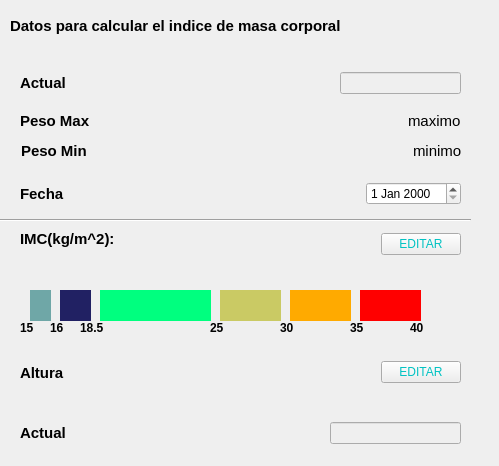
<?xml version="1.0" encoding="UTF-8"?>
<ui version="4.0">
 <class>Persona</class>
 <widget class="QWidget" name="Persona">
  <property name="geometry">
   <rect>
    <x>0</x>
    <y>0</y>
    <width>499</width>
    <height>466</height>
   </rect>
  </property>
  <property name="windowTitle">
   <string>Form</string>
  </property>
  <widget class="QLabel" name="label">
   <property name="geometry">
    <rect>
     <x>10</x>
     <y>10</y>
     <width>361</width>
     <height>31</height>
    </rect>
   </property>
   <property name="font">
    <font>
     <pointsize>11</pointsize>
     <bold>true</bold>
    </font>
   </property>
   <property name="text">
    <string>Datos para calcular el indice de masa corporal</string>
   </property>
  </widget>
  <widget class="QWidget" name="layoutWidget">
   <property name="geometry">
    <rect>
     <x>20</x>
     <y>110</y>
     <width>441</width>
     <height>22</height>
    </rect>
   </property>
   <layout class="QHBoxLayout" name="horizontalLayout_5">
    <item>
     <widget class="QLabel" name="label_10">
      <property name="font">
       <font>
        <pointsize>11</pointsize>
        <bold>true</bold>
       </font>
      </property>
      <property name="text">
       <string>Peso Max</string>
      </property>
     </widget>
    </item>
    <item>
     <spacer name="horizontalSpacer_5">
      <property name="orientation">
       <enum>Qt::Horizontal</enum>
      </property>
      <property name="sizeHint" stdset="0">
       <size>
        <width>268</width>
        <height>20</height>
       </size>
      </property>
     </spacer>
    </item>
    <item>
     <widget class="QLabel" name="label_11">
      <property name="font">
       <font>
        <pointsize>11</pointsize>
        <bold>false</bold>
       </font>
      </property>
      <property name="text">
       <string>maximo</string>
      </property>
     </widget>
    </item>
   </layout>
  </widget>
  <widget class="QWidget" name="layoutWidget_2">
   <property name="geometry">
    <rect>
     <x>20</x>
     <y>70</y>
     <width>441</width>
     <height>26</height>
    </rect>
   </property>
   <layout class="QHBoxLayout" name="horizontalLayout_6">
    <item>
     <widget class="QLabel" name="label_12">
      <property name="font">
       <font>
        <pointsize>11</pointsize>
        <bold>true</bold>
       </font>
      </property>
      <property name="text">
       <string>Actual</string>
      </property>
     </widget>
    </item>
    <item>
     <spacer name="horizontalSpacer_6">
      <property name="orientation">
       <enum>Qt::Horizontal</enum>
      </property>
      <property name="sizeHint" stdset="0">
       <size>
        <width>268</width>
        <height>20</height>
       </size>
      </property>
     </spacer>
    </item>
    <item>
     <widget class="QLineEdit" name="lineEdit_4">
      <property name="enabled">
       <bool>false</bool>
      </property>
     </widget>
    </item>
   </layout>
  </widget>
  <widget class="Line" name="line">
   <property name="geometry">
    <rect>
     <x>0</x>
     <y>210</y>
     <width>471</width>
     <height>20</height>
    </rect>
   </property>
   <property name="orientation">
    <enum>Qt::Horizontal</enum>
   </property>
  </widget>
  <widget class="QLabel" name="label_2">
   <property name="geometry">
    <rect>
     <x>30</x>
     <y>290</y>
     <width>21</width>
     <height>31</height>
    </rect>
   </property>
   <property name="styleSheet">
    <string notr="true">background-color: rgb(111, 167, 167);</string>
   </property>
   <property name="text">
    <string/>
   </property>
  </widget>
  <widget class="QLabel" name="label_3">
   <property name="geometry">
    <rect>
     <x>60</x>
     <y>290</y>
     <width>31</width>
     <height>31</height>
    </rect>
   </property>
   <property name="styleSheet">
    <string notr="true">background-color: rgb(33, 33, 99);</string>
   </property>
   <property name="text">
    <string/>
   </property>
  </widget>
  <widget class="QLabel" name="label_13">
   <property name="geometry">
    <rect>
     <x>100</x>
     <y>290</y>
     <width>111</width>
     <height>31</height>
    </rect>
   </property>
   <property name="styleSheet">
    <string notr="true">background-color: rgb(0, 255, 127);</string>
   </property>
   <property name="text">
    <string/>
   </property>
  </widget>
  <widget class="QLabel" name="label_14">
   <property name="geometry">
    <rect>
     <x>220</x>
     <y>290</y>
     <width>61</width>
     <height>31</height>
    </rect>
   </property>
   <property name="styleSheet">
    <string notr="true">background-color: rgb(202, 202, 100);</string>
   </property>
   <property name="text">
    <string/>
   </property>
  </widget>
  <widget class="QLabel" name="label_15">
   <property name="geometry">
    <rect>
     <x>290</x>
     <y>290</y>
     <width>61</width>
     <height>31</height>
    </rect>
   </property>
   <property name="styleSheet">
    <string notr="true">background-color: rgb(255, 170, 0);</string>
   </property>
   <property name="text">
    <string/>
   </property>
  </widget>
  <widget class="QLabel" name="label_16">
   <property name="geometry">
    <rect>
     <x>360</x>
     <y>290</y>
     <width>61</width>
     <height>31</height>
    </rect>
   </property>
   <property name="styleSheet">
    <string notr="true">background-color: rgb(255, 0, 0);</string>
   </property>
   <property name="text">
    <string/>
   </property>
  </widget>
  <widget class="QLabel" name="label_17">
   <property name="geometry">
    <rect>
     <x>20</x>
     <y>320</y>
     <width>16</width>
     <height>16</height>
    </rect>
   </property>
   <property name="font">
    <font>
     <bold>true</bold>
    </font>
   </property>
   <property name="text">
    <string>15</string>
   </property>
  </widget>
  <widget class="QLabel" name="label_18">
   <property name="geometry">
    <rect>
     <x>50</x>
     <y>320</y>
     <width>16</width>
     <height>16</height>
    </rect>
   </property>
   <property name="font">
    <font>
     <bold>true</bold>
    </font>
   </property>
   <property name="text">
    <string>16</string>
   </property>
  </widget>
  <widget class="QLabel" name="label_19">
   <property name="geometry">
    <rect>
     <x>80</x>
     <y>320</y>
     <width>31</width>
     <height>16</height>
    </rect>
   </property>
   <property name="font">
    <font>
     <bold>true</bold>
    </font>
   </property>
   <property name="text">
    <string>18.5</string>
   </property>
  </widget>
  <widget class="QLabel" name="label_20">
   <property name="geometry">
    <rect>
     <x>210</x>
     <y>320</y>
     <width>16</width>
     <height>16</height>
    </rect>
   </property>
   <property name="font">
    <font>
     <bold>true</bold>
    </font>
   </property>
   <property name="text">
    <string>25</string>
   </property>
  </widget>
  <widget class="QLabel" name="label_21">
   <property name="geometry">
    <rect>
     <x>280</x>
     <y>320</y>
     <width>16</width>
     <height>16</height>
    </rect>
   </property>
   <property name="font">
    <font>
     <bold>true</bold>
    </font>
   </property>
   <property name="text">
    <string>30</string>
   </property>
  </widget>
  <widget class="QLabel" name="label_22">
   <property name="geometry">
    <rect>
     <x>350</x>
     <y>320</y>
     <width>16</width>
     <height>16</height>
    </rect>
   </property>
   <property name="font">
    <font>
     <bold>true</bold>
    </font>
   </property>
   <property name="text">
    <string>35</string>
   </property>
  </widget>
  <widget class="QLabel" name="label_23">
   <property name="geometry">
    <rect>
     <x>410</x>
     <y>320</y>
     <width>16</width>
     <height>16</height>
    </rect>
   </property>
   <property name="font">
    <font>
     <bold>true</bold>
    </font>
   </property>
   <property name="text">
    <string>40</string>
   </property>
  </widget>
  <widget class="QWidget" name="layoutWidget">
   <property name="geometry">
    <rect>
     <x>21</x>
     <y>140</y>
     <width>441</width>
     <height>22</height>
    </rect>
   </property>
   <layout class="QHBoxLayout" name="horizontalLayout_4">
    <item>
     <widget class="QLabel" name="label_4">
      <property name="font">
       <font>
        <pointsize>11</pointsize>
        <bold>true</bold>
       </font>
      </property>
      <property name="text">
       <string>Peso Min</string>
      </property>
     </widget>
    </item>
    <item>
     <spacer name="horizontalSpacer_4">
      <property name="orientation">
       <enum>Qt::Horizontal</enum>
      </property>
      <property name="sizeHint" stdset="0">
       <size>
        <width>268</width>
        <height>20</height>
       </size>
      </property>
     </spacer>
    </item>
    <item>
     <widget class="QLabel" name="label_9">
      <property name="font">
       <font>
        <pointsize>11</pointsize>
        <bold>false</bold>
       </font>
      </property>
      <property name="text">
       <string>minimo</string>
      </property>
     </widget>
    </item>
   </layout>
  </widget>
  <widget class="QWidget" name="layoutWidget">
   <property name="geometry">
    <rect>
     <x>20</x>
     <y>180</y>
     <width>441</width>
     <height>27</height>
    </rect>
   </property>
   <layout class="QHBoxLayout" name="horizontalLayout_7">
    <item>
     <widget class="QLabel" name="label_6">
      <property name="font">
       <font>
        <pointsize>11</pointsize>
        <bold>true</bold>
       </font>
      </property>
      <property name="text">
       <string>Fecha</string>
      </property>
     </widget>
    </item>
    <item>
     <spacer name="horizontalSpacer_7">
      <property name="orientation">
       <enum>Qt::Horizontal</enum>
      </property>
      <property name="sizeHint" stdset="0">
       <size>
        <width>268</width>
        <height>20</height>
       </size>
      </property>
     </spacer>
    </item>
    <item>
     <widget class="QDateEdit" name="dateEdit"/>
    </item>
   </layout>
  </widget>
  <widget class="QWidget" name="layoutWidget">
   <property name="geometry">
    <rect>
     <x>20</x>
     <y>230</y>
     <width>441</width>
     <height>29</height>
    </rect>
   </property>
   <layout class="QHBoxLayout" name="horizontalLayout">
    <item>
     <layout class="QFormLayout" name="formLayout_5">
      <item row="0" column="0">
       <widget class="QLabel" name="label_5">
        <property name="font">
         <font>
          <pointsize>11</pointsize>
          <bold>true</bold>
         </font>
        </property>
        <property name="text">
         <string>IMC(kg/m^2): </string>
        </property>
       </widget>
      </item>
     </layout>
    </item>
    <item>
     <spacer name="horizontalSpacer">
      <property name="orientation">
       <enum>Qt::Horizontal</enum>
      </property>
      <property name="sizeHint" stdset="0">
       <size>
        <width>208</width>
        <height>20</height>
       </size>
      </property>
     </spacer>
    </item>
    <item>
     <widget class="QPushButton" name="pushButton_3">
      <property name="autoFillBackground">
       <bool>false</bool>
      </property>
      <property name="styleSheet">
       <string notr="true">color: rgb(0, 194, 194);
font: 75 9pt &quot;MS Shell Dlg 2&quot;;
background-color: rgb(238, 238, 238);</string>
      </property>
      <property name="text">
       <string>EDITAR</string>
      </property>
     </widget>
    </item>
   </layout>
  </widget>
  <widget class="QWidget" name="layoutWidget">
   <property name="geometry">
    <rect>
     <x>20</x>
     <y>360</y>
     <width>441</width>
     <height>25</height>
    </rect>
   </property>
   <layout class="QHBoxLayout" name="horizontalLayout_2">
    <item>
     <widget class="QLabel" name="label_7">
      <property name="font">
       <font>
        <pointsize>11</pointsize>
        <bold>true</bold>
       </font>
      </property>
      <property name="text">
       <string>Altura</string>
      </property>
     </widget>
    </item>
    <item>
     <spacer name="horizontalSpacer_2">
      <property name="orientation">
       <enum>Qt::Horizontal</enum>
      </property>
      <property name="sizeHint" stdset="0">
       <size>
        <width>278</width>
        <height>20</height>
       </size>
      </property>
     </spacer>
    </item>
    <item>
     <widget class="QPushButton" name="pushButton_2">
      <property name="styleSheet">
       <string notr="true">color: rgb(0, 194, 194);
font: 75 9pt &quot;MS Shell Dlg 2&quot;;
background-color: rgb(238, 238, 238);</string>
      </property>
      <property name="text">
       <string>EDITAR</string>
      </property>
     </widget>
    </item>
   </layout>
  </widget>
  <widget class="QWidget" name="layoutWidget">
   <property name="geometry">
    <rect>
     <x>20</x>
     <y>420</y>
     <width>441</width>
     <height>26</height>
    </rect>
   </property>
   <layout class="QHBoxLayout" name="horizontalLayout_3">
    <item>
     <widget class="QLabel" name="label_8">
      <property name="font">
       <font>
        <pointsize>11</pointsize>
        <bold>true</bold>
       </font>
      </property>
      <property name="text">
       <string>Actual</string>
      </property>
     </widget>
    </item>
    <item>
     <spacer name="horizontalSpacer_3">
      <property name="orientation">
       <enum>Qt::Horizontal</enum>
      </property>
      <property name="sizeHint" stdset="0">
       <size>
        <width>258</width>
        <height>20</height>
       </size>
      </property>
     </spacer>
    </item>
    <item>
     <widget class="QLineEdit" name="lineEdit_5">
      <property name="enabled">
       <bool>false</bool>
      </property>
     </widget>
    </item>
   </layout>
  </widget>
 </widget>
 <resources/>
 <connections/>
</ui>
